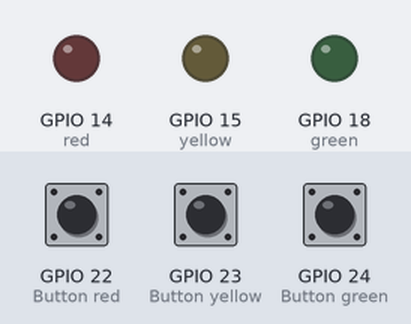
A program run on a simulated Raspberry Pi (BCM pin numbers). Shown: output pins drawn as LEDs (lit = HIGH). Dashed ring = blinking. Inputs (shaded band) come from the test bench; at power-on: GPIO 22 (Button red) HIGH, GPIO 23 (Button yellow) HIGH, GPIO 24 (Button green) HIGH. What the program prints to the terminal is not drawn.

Above: at 1.2 s.
1.3 s: GPIO 22 (Button red) pulled LOW for 0.15 s
At 2.3 s:
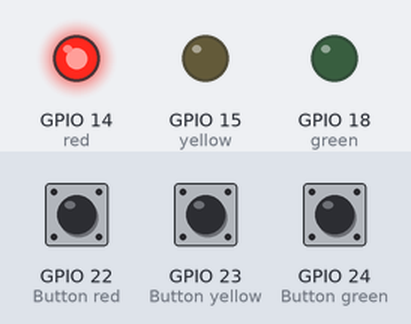
3.9 s: GPIO 23 (Button yellow) pulled LOW for 0.15 s
At 5.6 s:
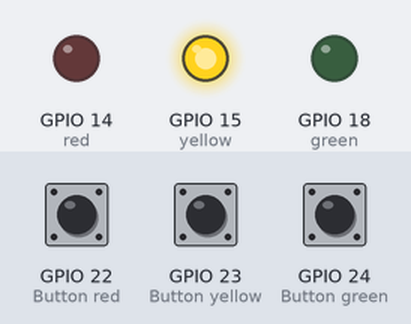
7.0 s: GPIO 24 (Button green) pulled LOW for 0.15 s
At 9.3 s:
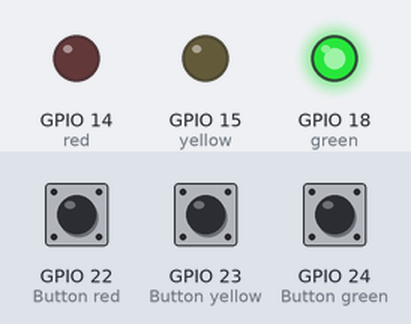
10.1 s: GPIO 24 (Button green) pulled LOW for 1 s
At 11.1 s:
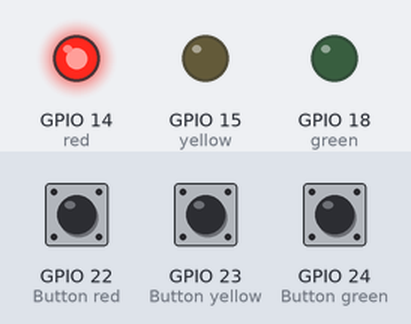
13.4 s: GPIO 22 (Button red) pulled LOW for 1 s
At 15.9 s:
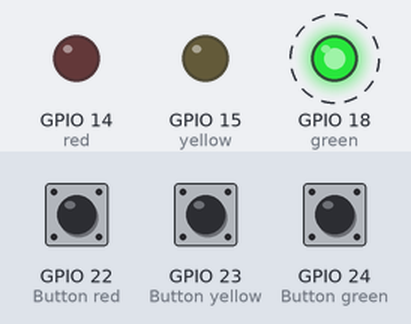
Timing chart, 0 to 17.8 s (numbered marks = the images above; inputs shaded):
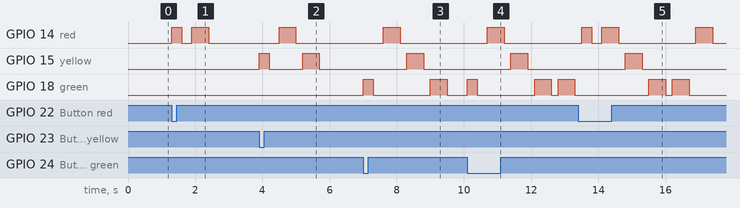

Measured:
- after the input at 1.3 s, GPIO 14 (red): LOW → HIGH at once, → LOW 0.30 s later, → HIGH 0.30 s later, → LOW 0.50 s later
- after the input at 3.9 s, GPIO 14 (red): LOW → HIGH after 0.60 s, → LOW 0.50 s later; GPIO 15 (yellow): LOW → HIGH at once, → LOW 0.30 s later, → HIGH 1.0 s later, → LOW 0.50 s later
- after the input at 7.0 s, GPIO 14 (red): LOW → HIGH after 0.60 s, → LOW 0.50 s later; GPIO 15 (yellow): LOW → HIGH after 1.3 s, → LOW 0.50 s later; GPIO 18 (green): LOW → HIGH at once, → LOW 0.30 s later, → HIGH 1.7 s later, → LOW 0.50 s later
- after the input at 10.1 s, GPIO 14 (red): LOW → HIGH after 0.60 s, → LOW 0.50 s later; GPIO 15 (yellow): LOW → HIGH after 1.3 s, → LOW 0.50 s later; GPIO 18 (green): goes HIGH 0.30 s, LOW 1.7 s, HIGH 0.50 s, LOW 0.20 s, HIGH 0.50 s, then LOW, starting at once
- after the input at 13.4 s, GPIO 14 (red): goes HIGH 0.30 s, LOW 0.30 s, HIGH 0.50 s, LOW 2.3 s, HIGH 0.50 s, then LOW, starting after 0.10 s; GPIO 15 (yellow): LOW → HIGH after 1.4 s, → LOW 0.50 s later; GPIO 18 (green): alternates HIGH for 0.50 s and LOW for 0.20 s, 4 changes in all, then stays LOW, starting after 2.1 s

The program:

SequenceRepeater.py
```python
import gpiozero as gz
import time
import signal

# Setup LEDs and Buttons
leds = {
    "red": gz.LED(14),
    "yellow": gz.LED(15),
    "green": gz.LED(18)
}

buttons = {
    "red": gz.Button(22),
    "yellow": gz.Button(23),
    "green": gz.Button(24)
}

colors = ["red", "yellow", "green"]
sequence = []
user_input_enabled = True

def flash_led(color, duration=0.5):
    leds[color].on()
    time.sleep(duration)
    leds[color].off()
    time.sleep(0.2)

def play_sequence():
    global user_input_enabled
    user_input_enabled = False  # Disable button presses during playback
    for color in sequence:
        flash_led(color)
    user_input_enabled = True  # Re-enable button presses after playback

def on_button_press(color):
    def handler():
        global user_input_enabled
        if user_input_enabled:
            leds[color].on()
            time.sleep(0.3)
            leds[color].off()
            sequence.append(color)
            time.sleep(0.3)
            play_sequence()
    return handler

def simon_says_event_version():
    print("Simon Says Start")

    # Assign event-driven handlers
    for color in colors:
        buttons[color].when_pressed = on_button_press(color)

    try:
        signal.pause()  # Wait forever until Ctrl+C
    except KeyboardInterrupt:
        print("\nGame Over")

if __name__ == "__main__":
    simon_says_event_version()
```
